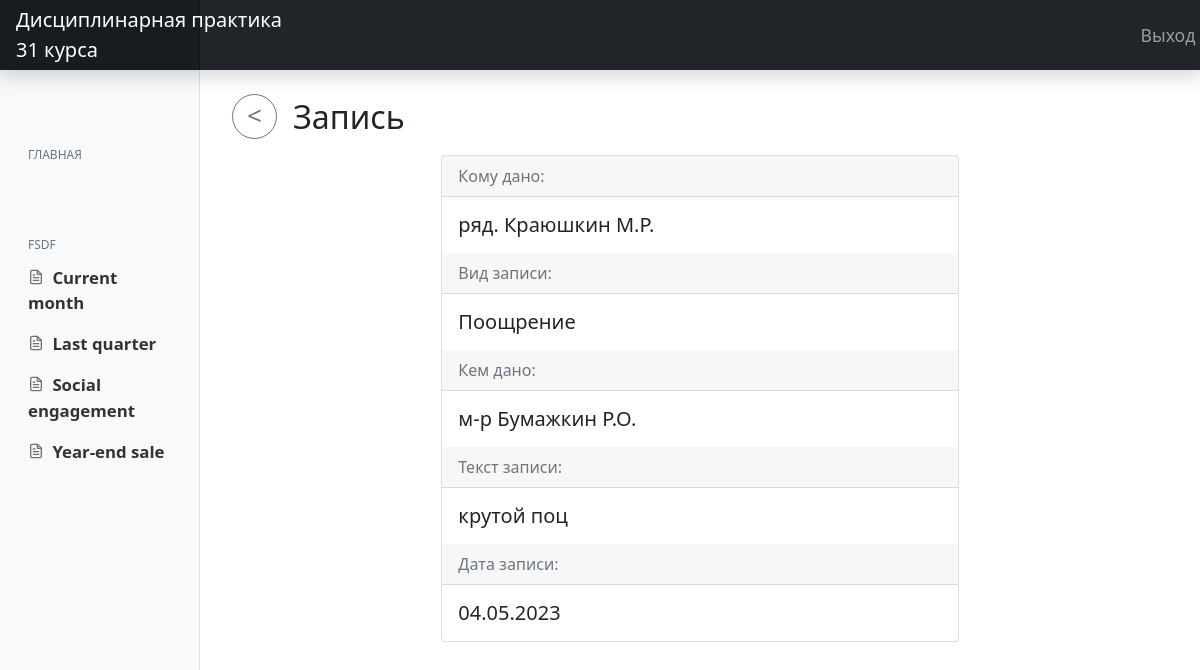
/note/pooschrenie-krutoj-pots-210bc747/, run on the app's committed database.
### main/models.py (models this page shows, shortened)
class Note(models.Model):
    TYPENOTE_CHOICES = (
        ('Поощрение', 'Поощрение'),
        ('Взыскание', 'Взыскание'),
        ('Снятие ранее применённого взыскания', 'Снятие ранее применённого взыскания'),
    )
    cadet = models.ForeignKey(settings.AUTH_USER_MODEL, on_delete=models.CASCADE, related_name='notes',
                              verbose_name='Кому')
    type = models.CharField('Вид записи', choices=TYPENOTE_CHOICES, max_length=40)
    who_gave = models.ForeignKey(settings.AUTH_USER_MODEL, on_delete=models.PROTECT, related_name='written_notes',
                                 verbose_name='Кем дано')
    text = models.TextField('Текст записи')
    date = models.DateTimeField('Дата', default=datetime.now())
    check_active = models.BooleanField('Активно', default=True)
    slug = models.SlugField(max_length=255, unique=True, db_index=True, blank=True)
    class Meta:
        verbose_name = 'Запись'
        verbose_name_plural = 'Записи'

class CustomUser(AbstractUser):
    LS = 1
    KO = 2
    KG = 3
    KOF = 4
    ST = 5
    NK = 6
    ROLE_CHOICES = (
        (LS, 'Курсант'),
        (KO, 'Командир отделения'),
        (KG, 'Командир группы'),
        (KOF, 'Курсовой офицер'),
        (ST, 'Старшина курса'),
        (NK, 'Начальник курса')
    )
    RANG_CHOICES = (
        ('ряд.', 'Рядовой'),
        ('мл.с-т', 'Мл.Сержант'),
        ('с-т', 'Сержант'),
        ('ст.с-т', 'Ст.Сержант'),
        ('пр-к', 'Прапорщик'),
        ('ст.пр-к', 'Ст.Прапорщик'),
        ('л-т', 'Лейтенант'),
        ('ст.л-т', 'Ст.Лейтенант'),
        ('к-н', 'Капитан'),
        ('м-р', 'Майор'),
        ('п/п-к', 'Подполковник'),
        ('п-к', 'Полковник')
    )
    role = models.PositiveSmallIntegerField('Должность', choices=ROLE_CHOICES, blank=True, null=True)
    first_name = models.CharField('Имя', max_length=50, blank=True, null=True)
    last_name = models.CharField('Фамилия', max_length=50, blank=True, null=True)
    surname = models.CharField('Отчество', max_length=50, blank=True, null=True)
    rang = models.CharField('Воинское звание', choices=RANG_CHOICES, max_length=50, blank=True, null=True)
    category = TreeForeignKey('Category', on_delete=models.PROTECT, related_name='staff', verbose_name='Подразделение',
                              blank=True, null=True)
    slug = models.SlugField(max_length=255, help_text='Заполняется автоматически!', db_index=True, blank=True)
    def get_FIO(self):
        if self.last_name:
            return str(self.rang) + ' ' + str(self.last_name) + ' ' + str(self.first_name[0].upper()) + '.' + str(
                self.surname[0].upper()) + '.'
        else:
            return "'unknown'"

### main/views.py (the view)
# urls.py: path('note/<slug:slug>/', UserNoteView.as_view(), name='user_note_detail'),
class UserNoteView(DetailView):
    model = Note
    context_object_name = 'note'
    template_name = 'main/note_detail.html'

### main/templates/main/note_detail.html (shortened to what this page needs)
{% extends 'main/layout.html' %}
{% load static %}
{% block content %}
    <h2 class="mt-4 ms-2"><a onclick="history.back();"><button class="btn btn-outline-secondary btn-circle btn-sm mb-2 me-3"><</button></a>Запись</h2>
    <div class="container">
        <div class="row justify-content-center">
            <div class="col-7">
                <div class="card">
                    <div class="card-header text-muted">
                        Кому дано:
                    </div>
                    <div class="card-body">
                        <h5 class="h5 mb-0">{{ note.cadet.get_FIO }}</h5>
                    </div>
                    <div class="card-header text-muted">
                        Вид записи:
                    </div>
                    <div class="card-body">
                        <h5 class="h5 mb-0">{{ note.type }}</h5>
                    </div>
                    <div class="card-header text-muted">
                        Кем дано:
                    </div>
                    <div class="card-body">
                        <h5 class="h5 mb-0">{{ note.who_gave.get_FIO }}</h5>
                    </div>
                    <div class="card-header text-muted">
                        Текст записи:
                    </div>
                    <div class="card-body">
                        <h5 class="h5 mb-0">{{ note.text }}</h5>
                    </div>
                    <div class="card-header text-muted">
                        Дата записи:
                    </div>
                    <div class="card-body">
                        <h5 class="h5 mb-0">{{ note.date|date:"d.m.Y" }}</h5>
                    </div>
                </div>
            </div>
        </div>
    </div>
{% endblock %}

### main/static/main/css/main.css (style rules this page uses)
body { font-size: .875rem; }
.btn-circle.btn-sm { width: 45px; height: 45px; padding-top: 0px; padding-bottom: 3px; border-radius: 60px; font-size: 26px; text-align: center; }

### data on the page
Note: cadet.get_FIO "ряд. Краюшкин М.Р.", type "Поощрение", who_gave.get_FIO "м-р Бумажкин Р.О.", text "крутой поц", date "04.05.2023"
